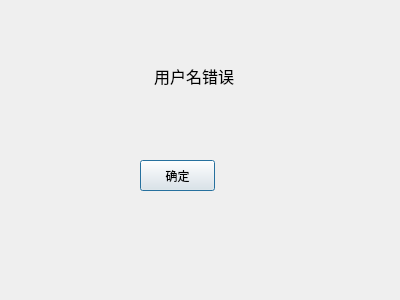
<?xml version="1.0" encoding="UTF-8"?>
<ui version="4.0">
 <class>Dialog</class>
 <widget class="QDialog" name="Dialog">
  <property name="geometry">
   <rect>
    <x>0</x>
    <y>0</y>
    <width>400</width>
    <height>300</height>
   </rect>
  </property>
  <property name="windowTitle">
   <string>Dialog</string>
  </property>
  <widget class="QPushButton" name="pushButton">
   <property name="geometry">
    <rect>
     <x>140</x>
     <y>160</y>
     <width>75</width>
     <height>31</height>
    </rect>
   </property>
   <property name="text">
    <string>确定</string>
   </property>
  </widget>
  <widget class="QLabel" name="label">
   <property name="geometry">
    <rect>
     <x>100</x>
     <y>60</y>
     <width>171</width>
     <height>31</height>
    </rect>
   </property>
   <property name="font">
    <font>
     <family>Agency FB</family>
     <pointsize>12</pointsize>
    </font>
   </property>
   <property name="text">
    <string>             用户名错误</string>
   </property>
  </widget>
 </widget>
 <resources/>
 <connections/>
</ui>
